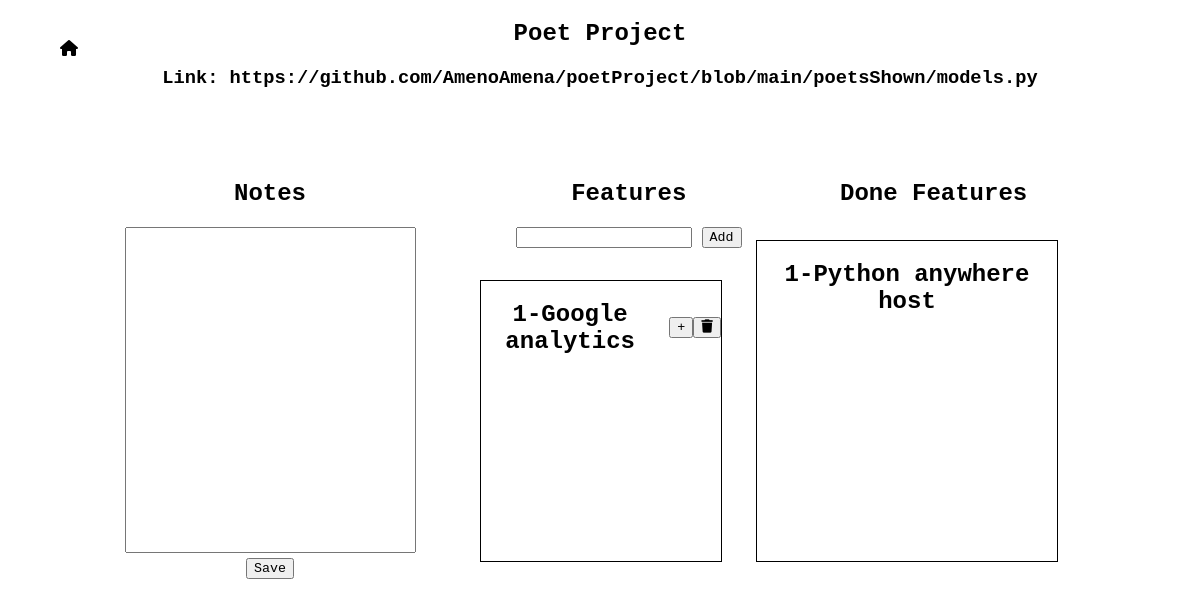
The page /project/Poet Project on the database as committed earlier.
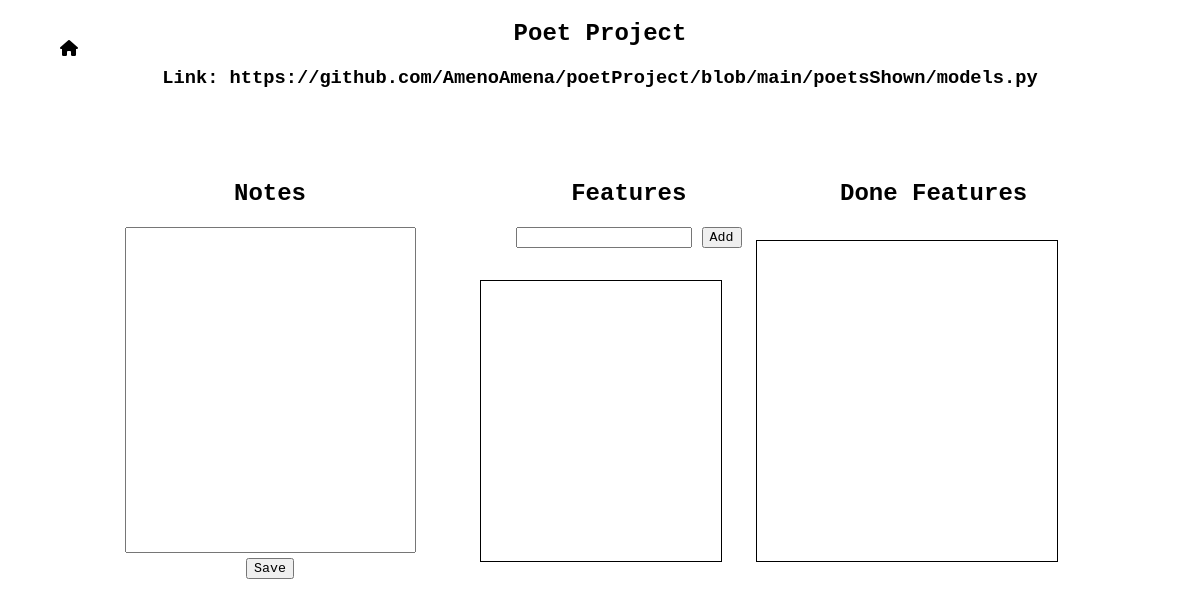
The same page on the database as committed later.
### authentication/models.py (models this page shows, shortened)
class Project(models.Model):
    name = models.CharField(max_length=80,unique=True)
    link = models.URLField()
    notes = models.TextField(blank=True)
    features = models.ManyToManyField(Feature, blank=True)
    user = models.ForeignKey(User,on_delete=models.CASCADE)

class Feature(models.Model):
    feature_add = models.CharField(max_length=80)
    feature_done = models.BooleanField(default=False)
    def __str__(self):
        return self.feature_add

### projects_shown/views.py (the view)
# urls.py: path("project/<str:project_name>", views.project_room, name='projects'),
def project_room(request,project_name):
    project = get_object_or_404(Project,name=project_name)
    form =  project_form()
    features = project.features.filter(feature_done = False)
    features_done = project.features.filter(feature_done = True)
    feature_form = feature_add()
    return render(request, 'projects_shown/project.html',{
        'project':project,
        'form':form,
        'feature_form':feature_form,
        'features':features,
        'done_features':features_done,
    })

### projects_shown/forms.py
class project_form(forms.ModelForm):
    class Meta:
        model = Project
        fields = {'link','notes','features'}
        widgets = {
            'link':forms.TextInput(attrs={'autocomplete':'off'}),
            'notes':forms.Textarea(attrs={'autocomplete':'off'}),
        }

class feature_add(forms.ModelForm):
    class Meta:
        model = Feature
        fields = {'feature_add'}
        widgets = {
            'feature_add':forms.TextInput(attrs={'autocomplete':'off'})
        }

### projects_shown/templates/projects_shown/project.html (shortened to what this page needs)
{% extends 'projects_shown/base.html' %}
{% load static %}
{% block title %}
<link rel="stylesheet" href="{% static 'projects_shown/css/project.css' %}">
{% endblock title %}
{% block body %}
<div class="home-page">
    <a href="{% url 'index' %}"><i class="fa-solid fa-house"></i></a>
</div>
<h2>{{project.name}}</h2>
    <div class="link">
        <h3>Link: <a href="{{ project.link }}" target="_blank">{{project.link}}</a>
    </h3>
    </div>
    <div class="notes">
        <h2>Notes</h2>
        <form method="post" action="{% url 'add_text' project_name=project.name %}">
            <textarea class="text-area">{{ project.notes }}</textarea>
            <br>
            <button type="submit">Save</button>
        </form>
    </div>
    <div class="feature">
        <h2>Features</h2>
        <form method="post" action="{% url 'add_feature' project_name=project.name feature=feature_form.feature_add.value %}">
            {{ feature_form.feature_add }}
            <button type="submit">Add</button>
        </form>
    </div>
<div class="feature_show">
    {% for f in features.all %}
        {% if f.feature_done == False %}
            <div class="feature-item">
                <h2>{{forloop.counter}}-{{f}}</h2>
                <form method="post" action="{% url 'feature_done' project_name=project.name feature_id=f.id %}">
                    <button type="submit" class="done-btn">+</button>
                </form>
                <form method="post" action="{% url 'feature_delete' project_name=project.name feature_id=f.id %}">
                    <button type="submit" class="delete-btn"><i class="fa-solid fa-trash"></i></button>
                </form>
            </div>
        {% endif %}
    {% endfor %}
</div>
<div class="done_f">
    <h2>Done Features</h2>
</div>
<div class="done_feature">
    {% for df in done_features %}
        <h2>{{ forloop.counter }}-{{df}}</h2>
    {% endfor %}
</div>
{% endblock body %}

### projects_shown/templates/projects_shown/base.html (shortened to what this page needs)
<!DOCTYPE html>
<html lang="en">
<head>
    {% block title %}
    {% endblock title %}
</head>
<body>
    {% block body %}
    {% endblock body %}
</body>
</html>

### projects_shown/static/projects_shown/css/project.css (style rules this page uses)
* { font-family: 'Courier New', Courier, monospace; }
h2 { text-align: center; }
.link { text-align: center; }
.notes { width: 25%; height:auto; overflow-y: auto; position:absolute; left: 10%; top: 20%; text-align: center; }
.text-area { resize: none; height: 40vh; width: 95%; overflow-y: hidden; font-size: 1.5rem; }
.feature { position:absolute; top: 20%; left: 43%; }
.feature_show { border: 1px solid #000; width: 20%; height:35%; overflow: auto; position: absolute; top: 35%; left: 40%; }
h3 > a { text-decoration: none; color: black; }
.done_feature { border: 1px solid #000; width: 25%; height:40%; overflow: auto; position: absolute; top: 30%; left: 63%; }
.done_f { position: absolute; top: 20%; left: 70%; }
.home-page { position:absolute; top:5%; left:5%; }
.home-page > a { text-decoration: none; color: black; }

Rows that differ between the two databases and show on the page:
removed Feature: feature_add "Google analytics", shown under "Features"
removed Feature: feature_add "Python anywhere host", shown under "Done Features"
